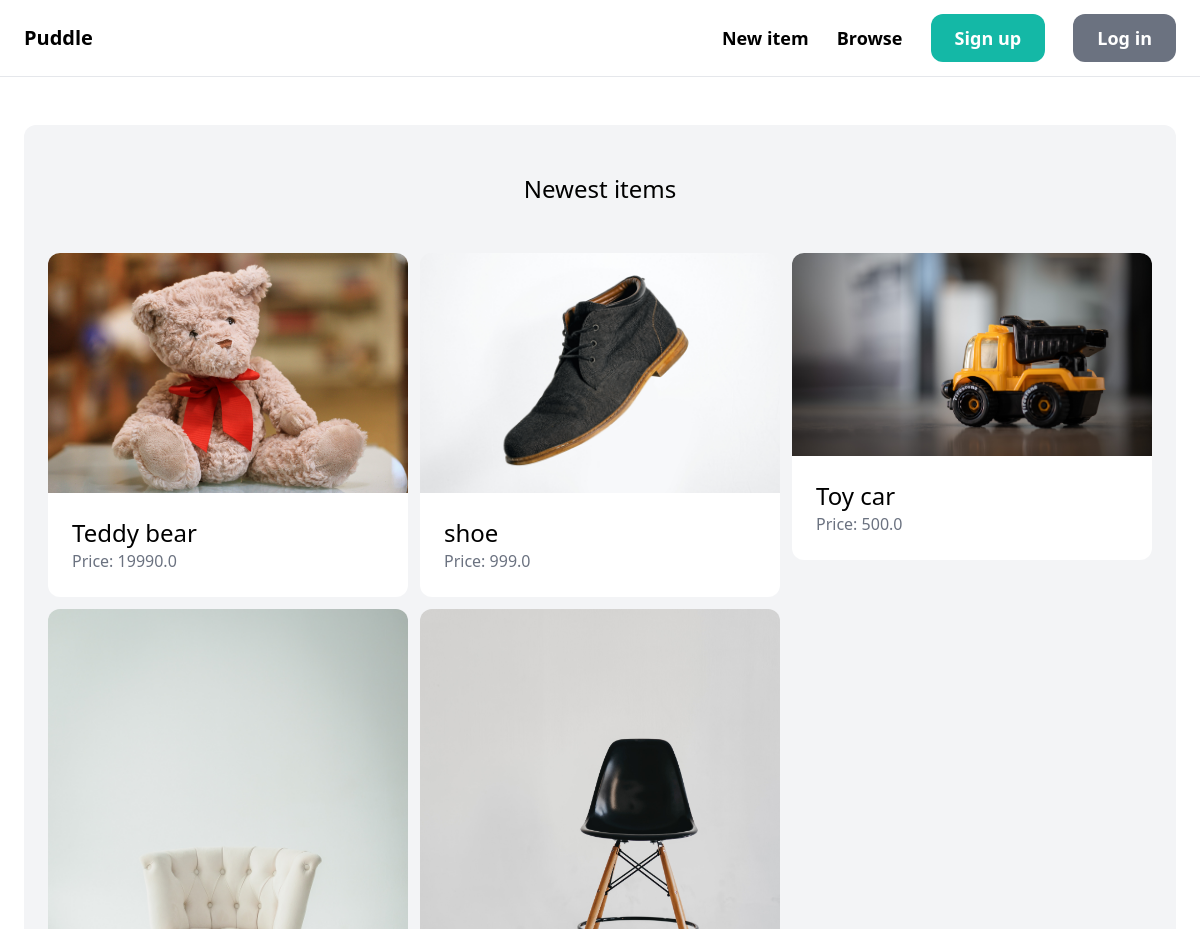
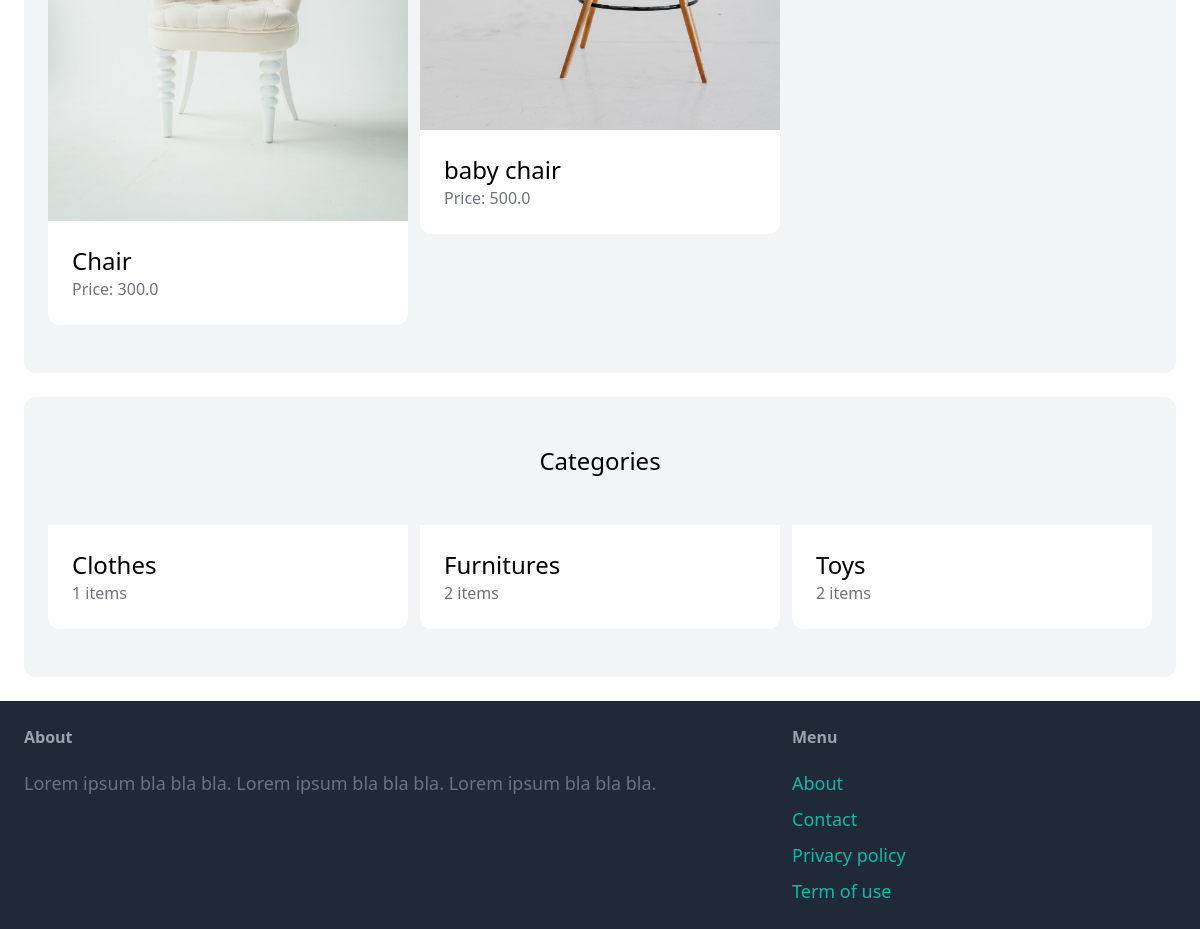
/, run on an earlier commit of the app's database (2 pictures, top to bottom).
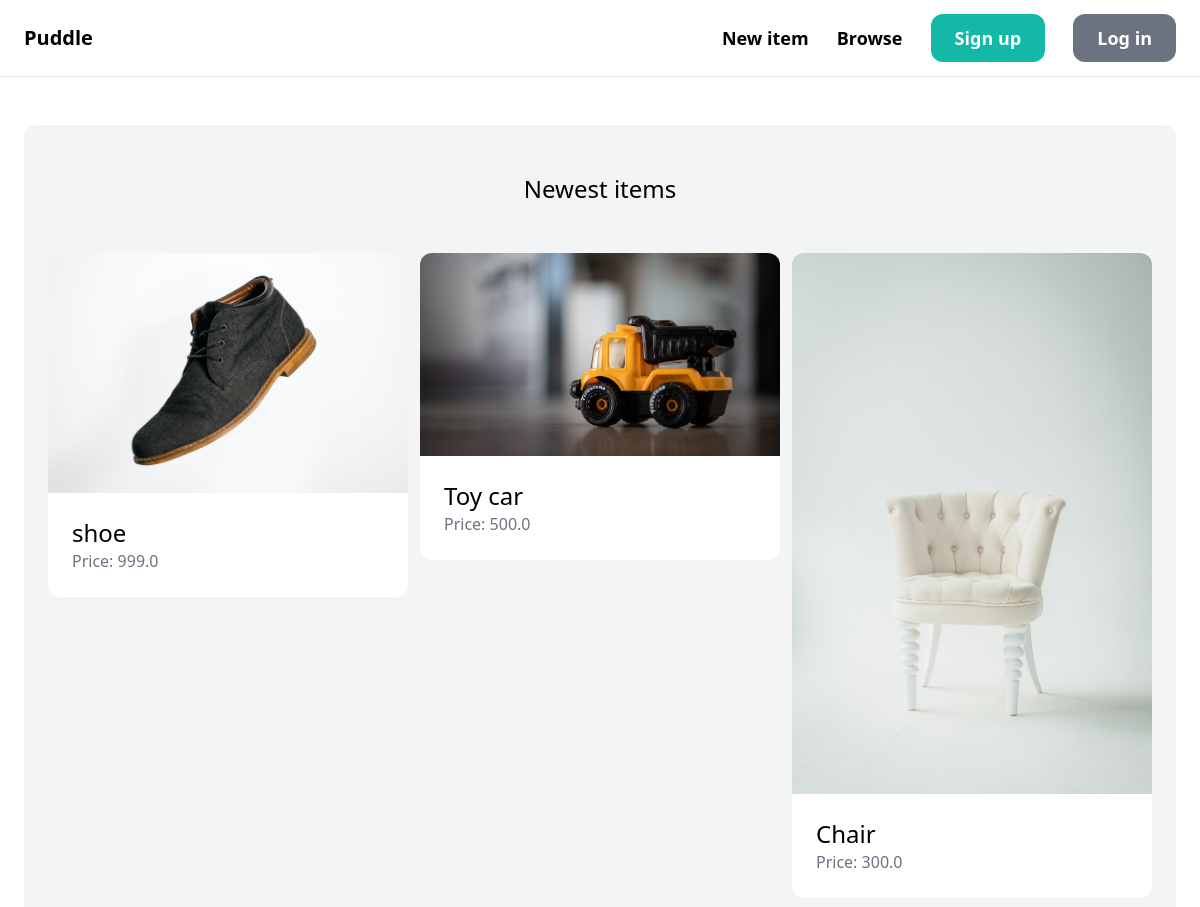
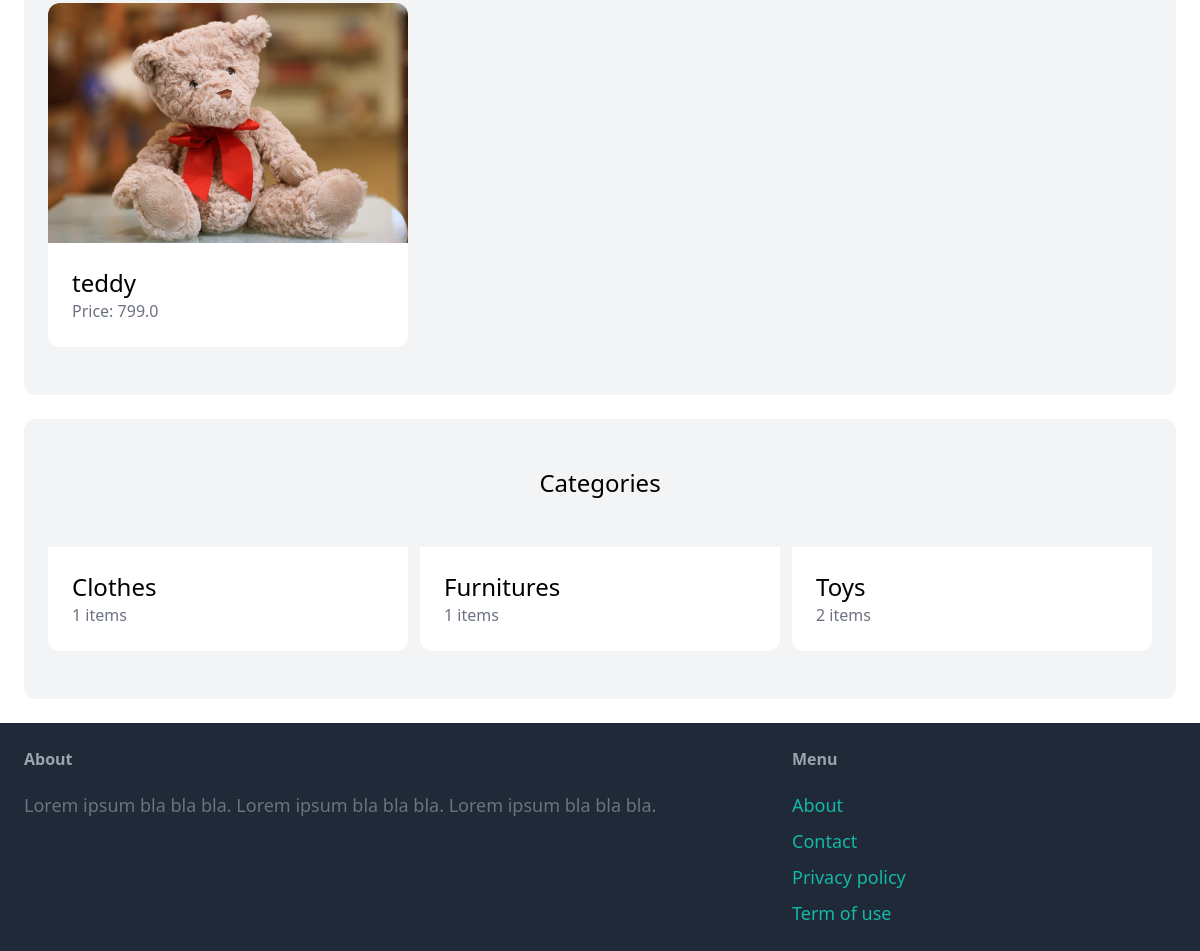
And on a later commit of the database (2 pictures, top to bottom).
### item/models.py (models this page shows, shortened)
class Item(models.Model):
    category=models.ForeignKey(Category,related_name='items',on_delete=models.CASCADE)
    name=models.CharField(max_length=255)
    description=models.TextField(blank=True,null=True)
    price=models.FloatField()
    image=models.ImageField(upload_to='item_images',blank=True,null=True)
    is_sold=models.BooleanField(default=False)
    created_by=models.ForeignKey(User,related_name='items',on_delete=models.CASCADE)

class Category(models.Model):
    name = models.CharField(max_length=255)
    class Meta:
        ordering = ('name',)
        verbose_name_plural = 'Categories'

### core/views.py (the view)
# urls.py: path('',views.index,name='index'),
def index(request):
    items=Item.objects.filter(is_sold=False)[0:6]
    categories=Category.objects.all()
    return render(request,'core/index.html',{'categories':categories,'items':items})

### core/templates/core/index.html (shortened to what this page needs)
{% extends 'core/base.html' %}
{% block content %}
    <div class="mt-6 px-6 py-12 bg-gray-100 rounded-xl">
        <h2 class="mb-12 text-2xl text-center">Newest items</h2>
        <div class="grid grid-cols-3 gap-3">
            {% for item in items %}
                <div>
                    <a href="{% url 'item:detail' item.id %}">
                        <div>
                            <img src="{{ item.image.url }}" class="rounded-t-xl">
                        </div>
                        <div class="p-6 bg-white rounded-b-xl">
                            <h2 class="text-2xl">{{ item.name }}</h2>
                            <p class="text-gray-500">Price: {{ item.price }}</p>
                        </div>
                    </a>
                </div>
            {% endfor %}
        </div>
    </div>
    <div class="mt-6 px-6 py-12 bg-gray-100 rounded-xl">
        <h2 class="mb-12 text-2xl text-center">Categories</h2>
        <div class="grid grid-cols-3 gap-3">
            {% for category in categories %}
                <div>
                    <a href="#">
                        <div class="p-6 bg-white rounded-b-xl">
                            <h2 class="text-2xl">{{ category.name }}</h2>
                            <p class="text-gray-500">{{ category.items.count }} items</p>
                        </div>
                    </a>
                </div>
            {% endfor %}
        </div>
    </div>
{% endblock %}

### core/templates/core/base.html (shortened to what this page needs)
<!doctype html>
<html>
    <head>
        <script src="https://cdn.tailwindcss.com"></script>
    </head>
    <body>
        <nav class="py-6 px-6 flex justify-between items-center border-b border-gray-200">
            <a href="/" class="text-xl font-semibold">Puddle</a>
            <div class="space-x-6">
                <a href="{% url 'item:new' %}" class="text-lg font-semibold hover:text-gray-500">New item</a>
                <a href="{% url 'item:items' %}" class="text-lg font-semibold hover:text-gray-500">Browse</a>
                {% if request.user.is_authenticated %}
                    <a href="{% url 'conversation:inbox' %}" class="px-6 py-3 text-lg font-semibold bg-teal-500 text-white rounded-xl hover:bg-teal-700">Inbox</a>
                    <a href="{% url 'dashboard:index' %}" class="px-6 py-3 text-lg font-semibold bg-gray-500 text-white rounded-xl hover:bg-gray-700">Dashboard</a>
                {% else %}
                    <a href="{% url 'core:signup' %}" class="px-6 py-3 text-lg font-semibold bg-teal-500 text-white rounded-xl hover:bg-teal-700">Sign up</a>
                    <a href="{% url 'core:login' %}" class="px-6 py-3 text-lg font-semibold bg-gray-500 text-white rounded-xl hover:bg-gray-700">Log in</a>
                {% endif %}
            </div>
        </nav>
        <div class="px-6 py-6">
            {% block content %}
            {% endblock %}
        </div>
        <footer class="py-6 px-6 flex justify-between bg-gray-800">
            <div class="w-2/3 pr-10">
                <h3 class="mb-5 font-semibold text-gray-400">About</h3>
                <p class="text-lg text-gray-500">Lorem ipsum bla bla bla. Lorem ipsum bla bla bla. Lorem ipsum bla bla bla.</p>
            </div>
            <div class="w-1/3">
                <h3 class="mb-5 font-semibold text-gray-400">Menu</h3>
                <ul class="space-y-2">
                    <li><a href="#" class="text-lg text-teal-500 hover:text-teal-700">About</a></li>
                    <li><a href="{% url 'core:contact' %}" class="text-lg text-teal-500 hover:text-teal-700">Contact</a></li>
                    <li><a href="#" class="text-lg text-teal-500 hover:text-teal-700">Privacy policy</a></li>
                    <li><a href="#" class="text-lg text-teal-500 hover:text-teal-700">Term of use</a></li>
                </ul>
            </div>
        </footer>
    </body>
</html>

What changed in the data, as far as the page shows it:
removed Item: image (picture), name "Teddy bear", price "19990.0"
removed Item: image (picture), name "baby chair", price "500.0"
added Item: image (picture), name "teddy", price "799.0"
computed for Category "Furnitures": items.count "2" → "1"
